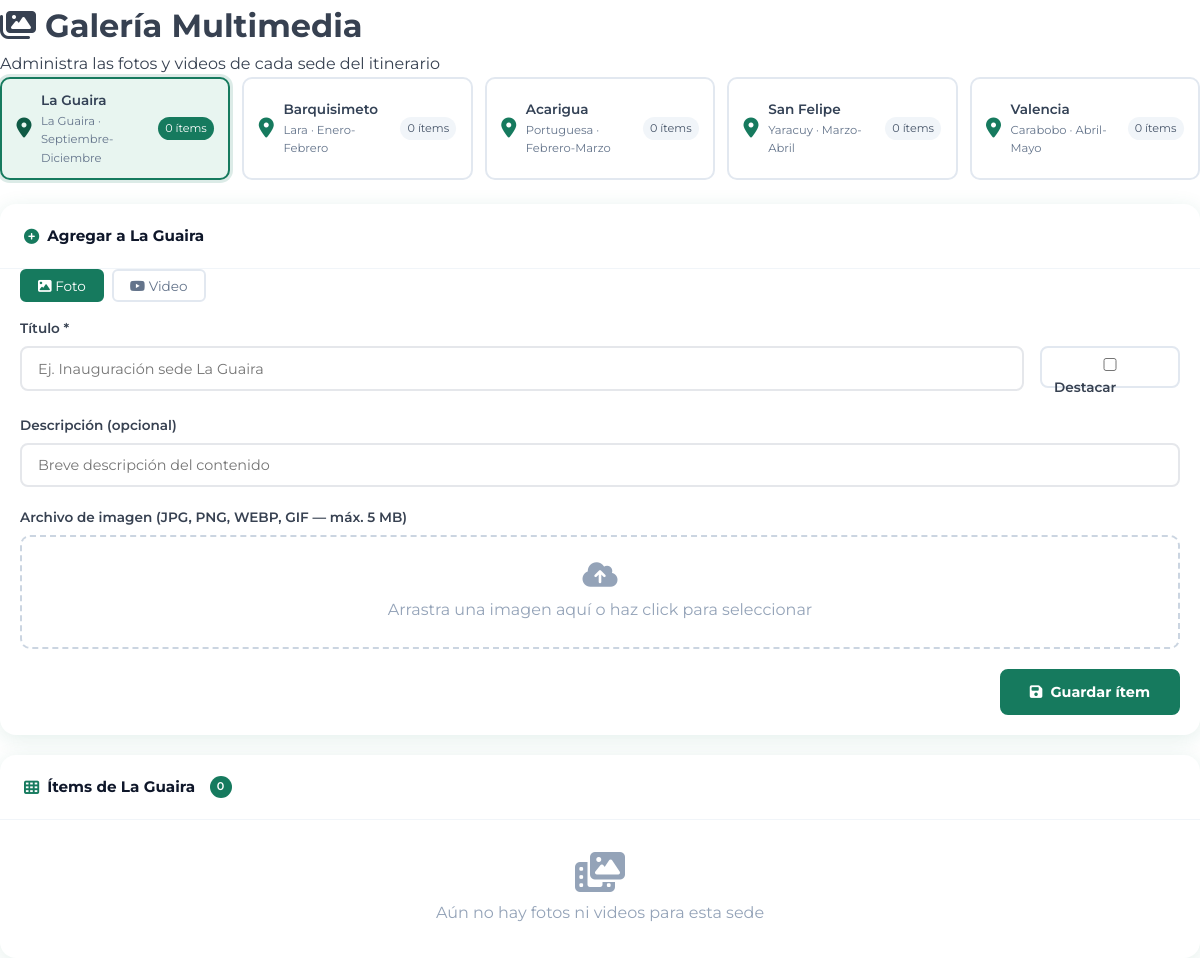
Page /admin/galeria?sede=1 (signed in) on the committed database.
### tables this page shows
CREATE TABLE IF NOT EXISTS sedes (
    id          INT UNSIGNED AUTO_INCREMENT PRIMARY KEY,
    nombre      VARCHAR(100) NOT NULL,
    estado      VARCHAR(100) NOT NULL,
    mes         VARCHAR(50)  NOT NULL COMMENT 'Ej: Julio, Agosto, Diciembre-Enero',
    orden       TINYINT UNSIGNED NOT NULL COMMENT 'Orden en el itinerario (1-7)',
    fecha_inicio DATE NULL,
    fecha_fin    DATE NULL,
    descripcion  TEXT NULL,
    activa       TINYINT NOT NULL DEFAULT 1,
    created_at   TIMESTAMP DEFAULT CURRENT_TIMESTAMP,
    updated_at   TIMESTAMP DEFAULT CURRENT_TIMESTAMP ON UPDATE CURRENT_TIMESTAMP
);

### app/controllers/AdminController.php (called while the page is built, shortened)
<?php
class AdminController extends Controller {
    public function galeria(): void {
        $db = Database::getConnection();
        $sedes = $db->query("
            SELECT s.*, COUNT(m.id) AS total_items
            FROM sedes s
            LEFT JOIN multimedia m ON m.sede_id = s.id
            GROUP BY s.id
            ORDER BY s.orden
        ")->fetchAll();
        $sede_sel = null;
        $items    = [];
        $sede_id  = (int)($_GET['sede'] ?? 0);
        if ($sede_id) {
            $matches = array_filter($sedes, fn($s) => (int)$s['id'] === $sede_id);
            $sede_sel = $matches ? array_values($matches)[0] : null;
            if ($sede_sel) {
                $stmt2 = $db->prepare("SELECT * FROM multimedia WHERE sede_id = ? ORDER BY orden, id DESC");
                $stmt2->execute([$sede_id]);
                $items = $stmt2->fetchAll();
            }
        }
        $this->render('admin/galeria', [
            'titulo'   => 'Galería Multimedia',
            'sedes'    => $sedes,
            'sede_sel' => $sede_sel,
            'items'    => $items,
        ], 'admin');
    }
}

### app/views/admin/galeria.php (the view, shortened to what this page needs)
<div class="admin-content-header">
    <h1><i class="fas fa-images"></i> <?= htmlspecialchars($titulo) ?></h1>
    <p class="admin-content-subtitle">Administra las fotos y videos de cada sede del itinerario</p>
</div>
<div class="galeria-sedes-grid">
    <?php foreach ($sedes as $sede): ?>
    <?php $activa = $sede_sel && $sede_sel['id'] == $sede['id']; ?>
    <a href="/admin/galeria?sede=<?= $sede['id'] ?>"
       class="galeria-sede-card <?= $activa ? 'galeria-sede-card--activa' : '' ?>">
        <div class="galeria-sede-card__icon">
            <i class="fas fa-map-marker-alt"></i>
        </div>
        <div class="galeria-sede-card__info">
            <div class="galeria-sede-card__nombre"><?= htmlspecialchars($sede['nombre']) ?></div>
            <div class="galeria-sede-card__estado"><?= htmlspecialchars($sede['estado']) ?> · <?= htmlspecialchars($sede['mes']) ?></div>
        </div>
        <div class="galeria-sede-card__badge">
            <?= $sede['total_items'] ?> ítem<?= $sede['total_items'] != 1 ? 's' : '' ?>
        </div>
    </a>
    <?php endforeach; ?>
</div>
<?php if (!$sede_sel): ?>
<div class="galeria-empty">
    <i class="fas fa-hand-pointer"></i>
    <p>Selecciona una sede para gestionar su galería</p>
</div>
<?php else: ?>
<div class="galeria-panel">
    <div class="admin-panel">
        <div class="admin-panel__header">
            <h2><i class="fas fa-plus-circle"></i> Agregar a <?= htmlspecialchars($sede_sel['nombre']) ?></h2>
        </div>
        <div class="galeria-add-tabs">
            <button type="button" class="galeria-tab galeria-tab--activo" onclick="cambiarTipoMedia('foto', this)">
                <i class="fas fa-image"></i> Foto
            </button>
            <button type="button" class="galeria-tab" onclick="cambiarTipoMedia('video', this)">
                <i class="fab fa-youtube"></i> Video
            </button>
        </div>
        <form method="POST" action="/admin/galeria" enctype="multipart/form-data" class="galeria-form">
            <div class="galeria-form__row">
                <div class="form-grupo" style="flex:1">
                    <label>Título *</label>
                    <input type="text" name="titulo" required placeholder="Ej. Inauguración sede La Guaira">
                </div>
                <div class="form-grupo" style="flex:0 0 140px">
                    <label>&nbsp;</label>
                    <label class="galeria-check-label">
                        <input type="checkbox" name="destacado" value="1"> Destacar
                    </label>
                </div>
            </div>
            <div class="form-grupo">
                <label>Descripción (opcional)</label>
                <input type="text" name="descripcion" placeholder="Breve descripción del contenido">
            </div>
            <div id="zona-foto">
                <div class="form-grupo">
                    <label>Archivo de imagen (JPG, PNG, WEBP, GIF — máx. 5 MB)</label>
                    <div class="galeria-dropzone" id="dropzone"
                         ondragover="event.preventDefault()" ondrop="soltarArchivo(event)">
                        <i class="fas fa-cloud-upload-alt"></i>
                        <span id="dropzone-label">Arrastra una imagen aquí o haz click para seleccionar</span>
                    </div>
                </div>
            </div>
            <div class="galeria-form__footer">
                <button type="submit" class="btn btn--verde">
                    <i class="fas fa-save"></i> Guardar ítem
                </button>
            </div>
        </form>
    </div>
    <div class="admin-panel">
        <div class="admin-panel__header">
            <h2><i class="fas fa-th"></i> Ítems de <?= htmlspecialchars($sede_sel['nombre']) ?>
                <span class="badge-count"><?= count($items) ?></span>
            </h2>
        </div>
        <?php if (empty($items)): ?>
        <div class="galeria-empty-items">
            <i class="fas fa-photo-video"></i>
            <p>Aún no hay fotos ni videos para esta sede</p>
        </div>
        <?php endif; ?>
    </div>
</div>
<?php endif; ?>

### public/css/app.css (style rules this page uses)
:root { --verde: #167a5e; --verde-dark: #0f5a45; --verde-light: #e8f5f0; --verde-mid: #1e9972; --dorado: #cea237; --dorado-dark: #a8831c; --dorado-light: #fef8e7; --naranja: #F7941D; --naranja-dark: #d4780f; --azul: #003d6b; --azul-dark: #002a4a; --azul-light: #e8f2fa; --blanco: #ffffff; --crema: #faf7f0; --gris-claro: #f5f7fa; --gris: #6b7280; --gris-dark: #374151; --negro: #111827; --sombra: 0 4px 20px rgba(22, 122, 94, 0.12); --sombra-lg: 0 10px 40px rgba(22, 122, 94, 0.18); --radio: 8px; --radio-lg: 16px; --transicion: all 0.3s ease; }
*, *::before, *::after { box-sizing: border-box; margin: 0; padding: 0; }
html { scroll-behavior: smooth; }
body { font-family: 'Montserrat', sans-serif; color: var(--gris-dark); background: var(--blanco); line-height: 1.6; min-height: 100vh; display: flex; flex-direction: column; }
a { text-decoration: none; color: inherit; }
.btn { display: inline-flex; align-items: center; gap: 0.5rem; padding: 0.75rem 1.75rem; border-radius: var(--radio); font-family: 'Montserrat', sans-serif; font-weight: 700; font-size: 0.9rem; cursor: pointer; border: 2px solid transparent; transition: var(--transicion); text-align: center; }
.btn--verde { background: var(--verde); color: var(--blanco); border-color: var(--verde); }
.form-grupo { margin-bottom: 1.25rem; }
.form-grupo label { display: block; font-size: 0.85rem; font-weight: 600; color: var(--gris-dark); margin-bottom: 0.4rem; }
.form-grupo input, .form-grupo select, .form-grupo textarea { width: 100%; padding: 0.7rem 1rem; border: 2px solid #e5e7eb; border-radius: var(--radio); font-family: 'Montserrat', sans-serif; font-size: 0.9rem; color: var(--negro); transition: var(--transicion); background: var(--blanco); }
.admin-panel { background: var(--blanco); border-radius: var(--radio-lg); box-shadow: var(--sombra); overflow: hidden; }
.admin-panel__header { display: flex; justify-content: space-between; align-items: center; padding: 1.25rem 1.5rem; border-bottom: 1px solid #f1f5f9; }
.admin-panel__header h2 { font-size: 0.95rem; font-weight: 700; color: #0f172a; display: flex; align-items: center; gap: 0.5rem; }
.admin-panel__header h2 i { color: var(--verde); }
.body-admin { margin: 0; padding: 0; }

### rows in the picture
sedes: nombre "La Guaira", estado "La Guaira", mes "Septiembre-Diciembre", total_items "0"
sedes: nombre "Barquisimeto", estado "Lara", mes "Enero-Febrero", total_items "0"
sedes: nombre "Acarigua", estado "Portuguesa", mes "Febrero-Marzo", total_items "0"
sedes: nombre "San Felipe", estado "Yaracuy", mes "Marzo-Abril", total_items "0"
sedes: nombre "Valencia", estado "Carabobo", mes "Abril-Mayo", total_items "0"

### other values in the picture
$titulo "Galería Multimedia"
count($items) "0"
